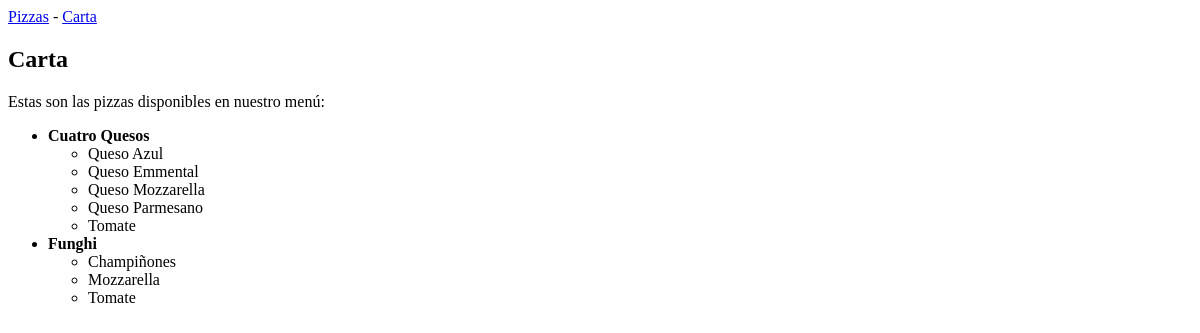
The page /carta/ on the database as committed earlier.
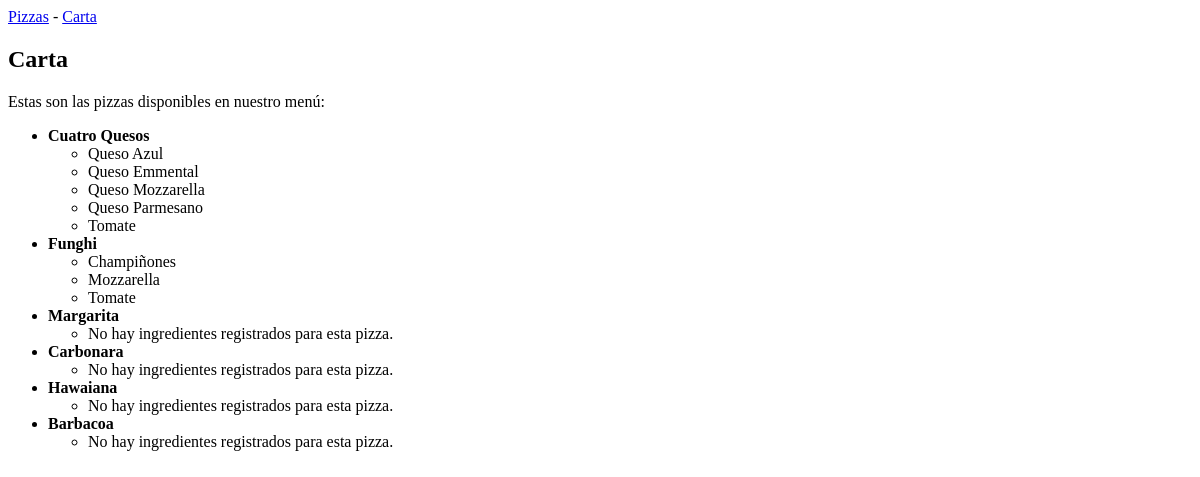
The same page on the database as committed later.
### pizzas/models.py (models this page shows)
class Pizza(models.Model):
    name = models.CharField(max_length=150)
    date_added = models.DateTimeField(auto_now_add=True)
    class Meta:
        verbose_name_plural = 'Pizzas'
    def __str__(self):
        return self.name

class Ingrediente(models.Model):
    pizza = models.ForeignKey(Pizza, on_delete=models.CASCADE)
    name = models.CharField(max_length=200)
    date_added = models.DateTimeField(auto_now_add=True)
    class Meta:
        verbose_name_plural = 'Ingredientes'
        ordering = ['name']
    def __str__(self):
        return self.name

### pizzas/views.py (the view)
# urls.py: path('carta/', views.carta, name='carta'),
def carta(request):
    pizzas = Pizza.objects.order_by('date_added')
    context = {'pizzas': pizzas}
    return render(request, 'pizzas/pizza.html', context)

### pizzas/templates/pizzas/pizza.html
{% extends 'pizzas/base.html' %}
{% block content %}
    <h2>Carta</h2>
    <p>Estas son las pizzas disponibles en nuestro menú:</p>
    <ul>
        {% for each_pizza in pizzas %}
            <li>
                <strong>{{ each_pizza }}</strong>
                <ul>
                    {% for ingrediente in each_pizza.ingrediente_set.all %}
                        <li>{{ ingrediente }}</li>
                    {% empty %}
                        <li>No hay ingredientes registrados para esta pizza.</li>
                    {% endfor %}
                </ul>
            </li>
        {% empty %}
            <li>No hay pizzas añadidas todavía.</li>
        {% endfor %}
    </ul>
{% endblock content %}

### pizzas/templates/pizzas/base.html
<p>
    <a href="{% url 'pizzas:index' %}">Pizzas</a> -
    <a href="{% url 'pizzas:carta' %}">Carta</a>
</p>
{% block content %}{% endblock content %}

Rows that differ between the two databases and show on the page:
added Pizza: name "Margarita"
added Pizza: name "Carbonara"
added Pizza: name "Hawaiana"
added Pizza: name "Barbacoa"
